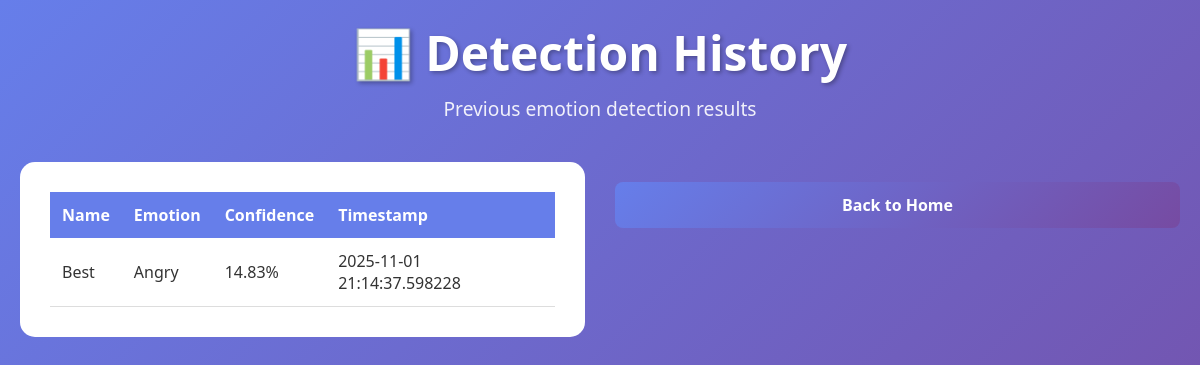
Before: /history with the older database file.
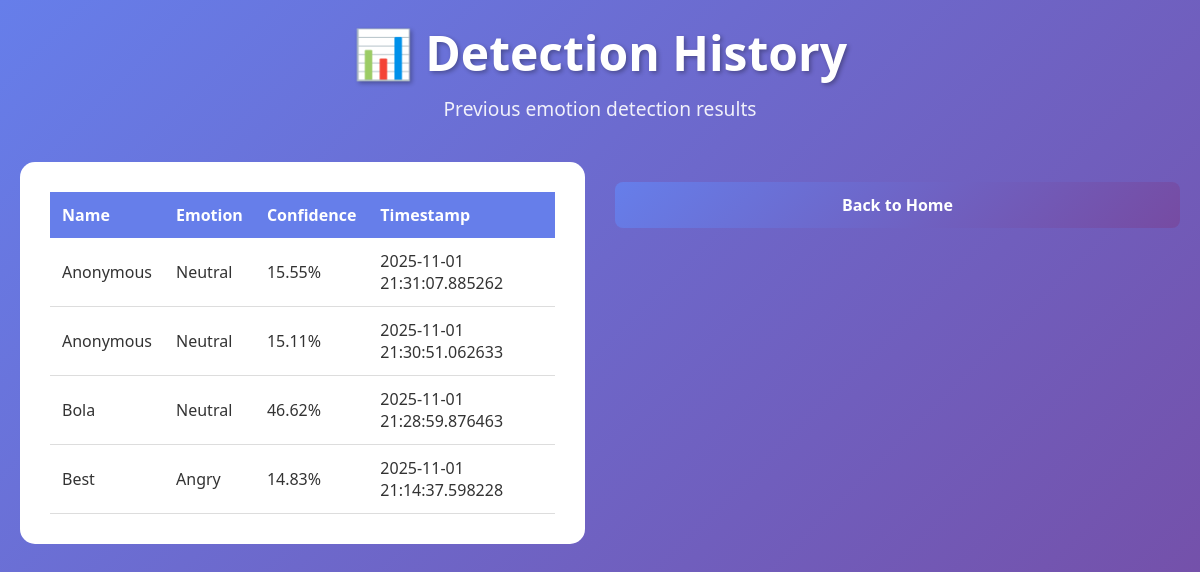
After: the same page with the newer database file.
### tables this page shows
CREATE TABLE detection_history
                 (id INTEGER PRIMARY KEY AUTOINCREMENT,
                  name TEXT,
                  image_path TEXT,
                  emotion TEXT,
                  confidence REAL,
                  timestamp DATETIME,
                  is_online BOOLEAN);

### app.py (the view)
@app.route('/history')
def history():
    conn = sqlite3.connect('emotion_detection.db')
    c = conn.cursor()
    c.execute('SELECT * FROM detection_history ORDER BY timestamp DESC LIMIT 50')
    history_data = c.fetchall()
    conn.close()
    return render_template('history.html', history=history_data)

### templates/history.html (shortened to what this page needs)
<!DOCTYPE html>
<html lang="en">
<head>
    <link rel="stylesheet" href="{{ url_for('static', filename='css/style.css') }}">
</head>
<body>
    <div class="container">
        <header>
            <h1>📊 Detection History</h1>
            <p>Previous emotion detection results</p>
        </header>
        <div class="main-content">
            <div style="background: white; padding: 30px; border-radius: 15px;">
                <table style="width: 100%; border-collapse: collapse;">
                    <thead>
                        <tr style="background: #667eea; color: white;">
                            <th style="padding: 12px; text-align: left;">Name</th>
                            <th style="padding: 12px; text-align: left;">Emotion</th>
                            <th style="padding: 12px; text-align: left;">Confidence</th>
                            <th style="padding: 12px; text-align: left;">Timestamp</th>
                        </tr>
                    </thead>
                    <tbody>
                        {% for record in history %}
                        <tr style="border-bottom: 1px solid #ddd;">
                            <td style="padding: 12px;">{{ record[1] or 'Anonymous' }}</td>
                            <td style="padding: 12px;">{{ record[3] }}</td>
                            <td style="padding: 12px;">{{ "%.2f"|format(record[4] * 100) }}%</td>
                            <td style="padding: 12px;">{{ record[5] }}</td>
                        </tr>
                        {% endfor %}
                    </tbody>
                </table>
            </div>
            <div style="text-align: center; margin-top: 20px;">
                <a href="/" class="btn-primary">Back to Home</a>
            </div>
        </div>
    </div>
</body>
</html>

### static/css/style.css (style rules this page uses)
* { margin: 0; padding: 0; box-sizing: border-box; }
body { font-family: 'Segoe UI', Tahoma, Geneva, Verdana, sans-serif; background: linear-gradient(135deg, #667eea 0%, #764ba2 100%); min-height: 100vh; color: #333; }
.container { max-width: 1200px; margin: 0 auto; padding: 20px; }
header { text-align: center; margin-bottom: 40px; color: white; }
header h1 { font-size: 3rem; margin-bottom: 10px; text-shadow: 2px 2px 4px rgba(0,0,0,0.3); }
header p { font-size: 1.2rem; opacity: 0.9; }
.main-content { display: grid; grid-template-columns: 1fr 1fr; gap: 30px; margin-bottom: 30px; }
.btn-primary, .btn-secondary, .btn-tertiary { display: inline-block; padding: 12px 30px; border: none; border-radius: 8px; font-size: 16px; font-weight: 600; text-decoration: none; text-align: center; cursor: pointer; transition: all 0.3s; width: 100%; }
.btn-primary { background: linear-gradient(135deg, #667eea, #764ba2); color: white; }

Changed rows visible on the page:
added detection_history: name "Anonymous", emotion "Neutral", record[4]*100 "15.55", timestamp "2025-11-01 21:31:07.885262"
added detection_history: name "Anonymous", emotion "Neutral", record[4]*100 "15.11", timestamp "2025-11-01 21:30:51.062633"
added detection_history: name "Bola", emotion "Neutral", record[4]*100 "46.62", timestamp "2025-11-01 21:28:59.876463"
